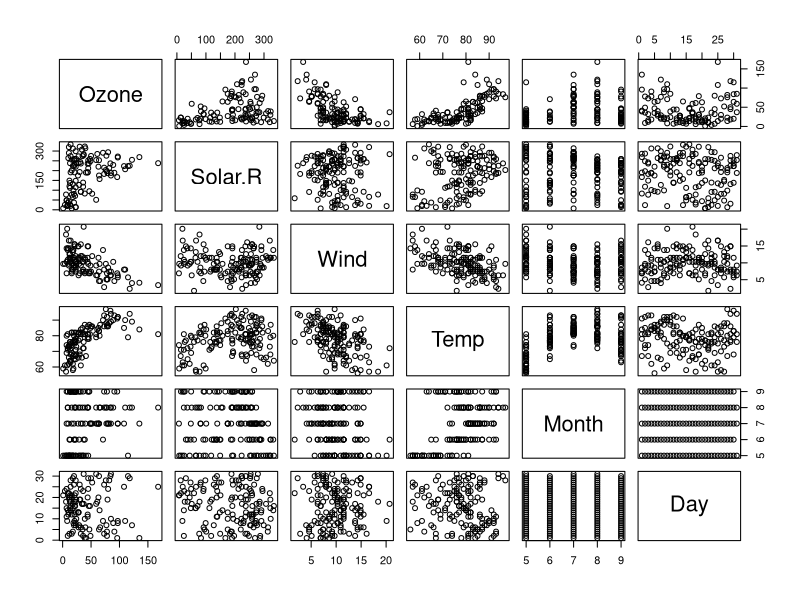
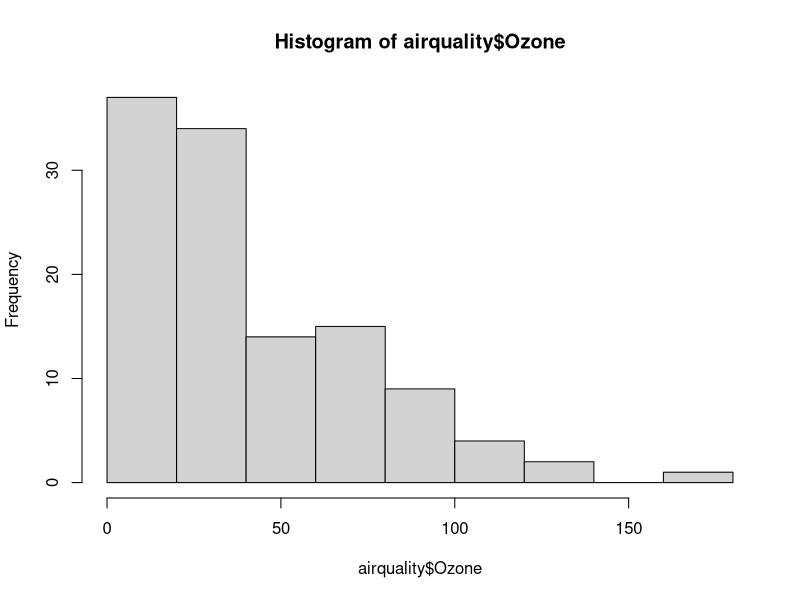

Write the R code that produced these figures, in order.
## ---- chunk 1
1 + 1
## ---- chunk 2
#| echo: false
2 * 2
## ---- chunk 3
plot(airquality)
## ---- chunk 4
hist(airquality$Ozone) # whiwer
